Frame 1 (no input): blank canvas, image omitted
Frame 60 (no input): blank canvas, image omitted
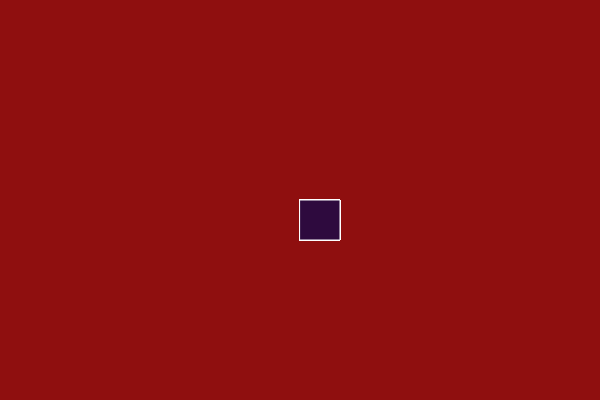
Frame 120 (the mouse pressed at the canvas centre since frame 60)

The p5.js sketch whose frames 1 and 60 were blank and that drew this single picture after the mouse press (run headless with seeded random() and noise() and a simulated clock; from frame 60 on, the mouse is pressed at the canvas centre):

// p5.js sketch
// ── sketch.js
function setup() {
  createCanvas(600, 400);
  background("rgb(143,15,15)");
}

function draw() {
  stroke("rgb(156,24,47)(64,235,83)");
  fill("rgb(46,10,62)");
  
if(mouseIsPressed){
 rect(mouseX, mouseY, 40,40);
}
}
